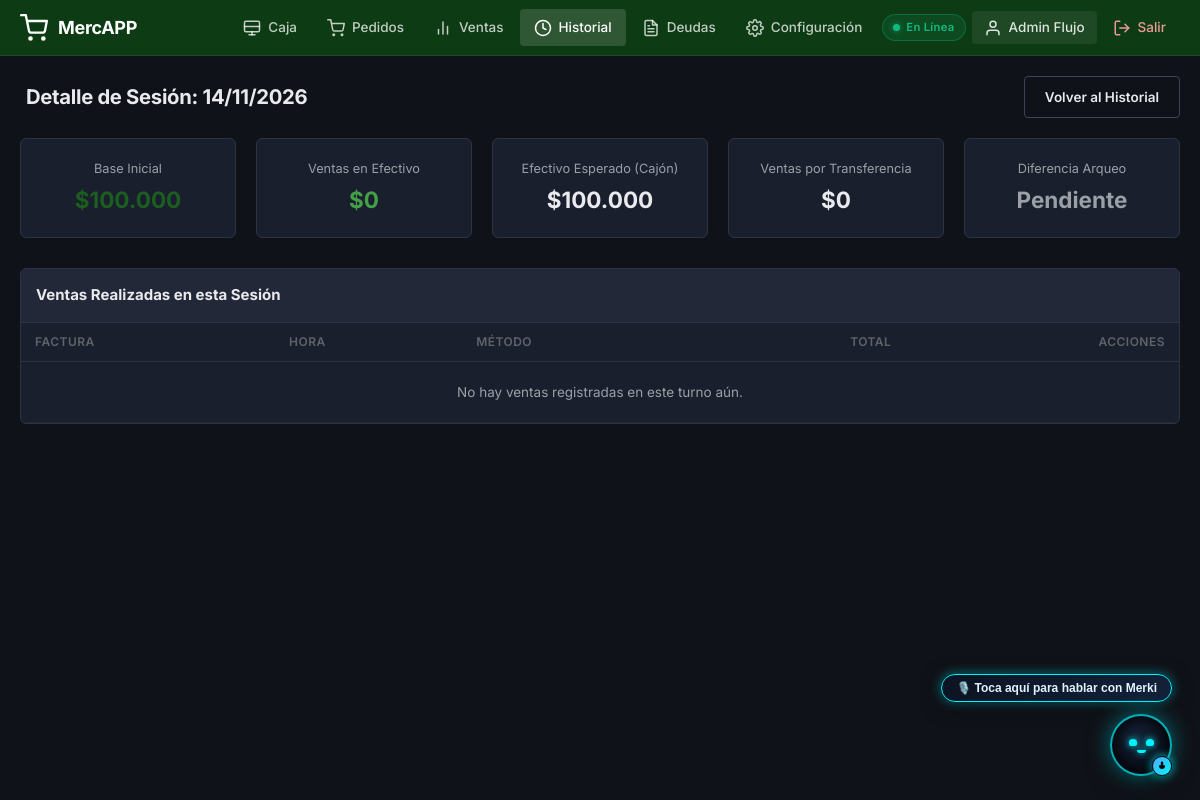
Page /session/1 (signed in) on the committed database.
### models/user.py (models this page shows, shortened)
class User(UserMixin, db.Model):
    __tablename__ = 'usuario'
    id = db.Column(db.Integer, primary_key=True)
    store_id = db.Column(db.Integer, db.ForeignKey('tienda.id'), nullable=False)
    name = db.Column(db.String(100), nullable=False)
    username = db.Column(db.String(50), nullable=True)
    email = db.Column(db.String(120), unique=True, nullable=False)
    password_hash = db.Column(db.String(255), nullable=False)
    is_admin = db.Column(db.Boolean, default=True)
    is_active_cashier = db.Column(db.Boolean, default=True)
    status = db.Column(db.String(20), default='ACTIVO')
    failed_attempts = db.Column(db.Integer, default=0)
    locked_until = db.Column(db.DateTime, nullable=True)
    last_login = db.Column(db.DateTime, nullable=True)
    created_at = db.Column(db.DateTime, default=datetime.now)

### models/sale.py (models this page shows)
class CashSession(db.Model):
    __tablename__ = 'sesion_caja'
    id = db.Column(db.Integer, primary_key=True)
    store_id = db.Column(db.Integer, db.ForeignKey('tienda.id'), nullable=False, index=True)
    user_id = db.Column(db.Integer, db.ForeignKey('usuario.id'), nullable=False)
    opened_at = db.Column(db.DateTime, default=datetime.now)
    closed_at = db.Column(db.DateTime, nullable=True)
    base_amount = db.Column(db.Integer, nullable=False, default=0)
    cash_sales = db.Column(db.Integer, default=0)
    card_sales = db.Column(db.Integer, default=0)
    transfer_sales = db.Column(db.Integer, default=0)
    expected_cash = db.Column(db.Integer, default=0)
    actual_cash = db.Column(db.Integer, nullable=True)
    status = db.Column(db.String(20), default='abierta')  # abierta, cerrada
    sales = db.relationship('Sale', backref='session', lazy=True)

### app.py (the view)
@app.route('/session/<int:session_id>')
@login_required
@admin_only
def session_detail(session_id):
    session_obj = db.session.get(CashSession, session_id)
    if not session_obj or session_obj.store_id != current_user.store_id:
        flash('Sesión no encontrada.', 'error')
        return redirect(url_for('session_history'))
    sales = Sale.query.filter_by(cash_session_id=session_id).order_by(Sale.sale_date.desc()).all()
    completed_sales = [s for s in sales if s.status == 'completada']
    cash_total = sum(
        (s.amount_cash if s.payment_method == 'mixto' and s.amount_cash else s.total)
        for s in completed_sales if s.payment_method in ('efectivo', 'mixto')
    )
    transfer_total = sum(
        (s.amount_transfer if s.payment_method == 'mixto' and s.amount_transfer else s.total)
        for s in completed_sales if s.payment_method in ('transferencia', 'mixto')
    )
    card_total = sum(
        (s.amount_card if s.payment_method == 'mixto' and s.amount_card else s.total)
        for s in completed_sales if s.payment_method in ('tarjeta', 'mixto')
    )
    expected_cash = (session_obj.base_amount or 0) + cash_total
    return render_template('caja_detalle.html', session_obj=session_obj, session=session_obj, sales=sales,
                           cash_total=cash_total, transfer_total=transfer_total,
                           card_total=card_total, expected_cash_live=expected_cash)

### templates/caja_detalle.html (shortened to what this page needs)
{% extends "base.html" %}
{% block content %}
<div class="page-container">
 <div class="page-header" style="display: flex; justify-content: space-between; align-items: center; margin-bottom: 20px;">
 <h1 class="page-title">
  Detalle de Sesión: {{ session_obj.opened_at.strftime('%d/%m/%Y') }}
 </h1>
 <a href="{{ url_for('session_history') }}" class="btn btn-outline"> Volver al Historial</a>
 </div>
 <div style="display: grid; grid-template-columns: repeat(auto-fit, minmax(200px, 1fr)); gap: 20px; margin-bottom: 30px;">
 <div class="card" style="text-align: center;">
 <div style="font-size: 0.85rem; color: var(--text-secondary); margin-bottom: 5px;">Base Inicial</div>
 <div style="font-size: 1.5rem; font-weight: 700; color: var(--primary);">{{ session_obj.base_amount | cop }}</div>
 </div>
 <div class="card" style="text-align: center;">
 <div style="font-size: 0.85rem; color: var(--text-secondary); margin-bottom: 5px;">Ventas en Efectivo</div>
 <div style="font-size: 1.5rem; font-weight: 700; color: var(--success);">{{ cash_total | cop }}</div>
 </div>
 <div class="card" style="text-align: center;">
 <div style="font-size: 0.85rem; color: var(--text-secondary); margin-bottom: 5px;">Efectivo Esperado (Cajón)</div>
 <div style="font-size: 1.5rem; font-weight: 700; color: var(--blue-dark);">{{ expected_cash_live | cop }}</div>
 </div>
 <div class="card" style="text-align: center;">
 <div style="font-size: 0.85rem; color: var(--text-secondary); margin-bottom: 5px;">Ventas por Transferencia</div>
 <div style="font-size: 1.5rem; font-weight: 700; color: var(--purple);">{{ transfer_total | cop }}</div>
 </div>
 <div class="card" style="text-align: center;">
 <div style="font-size: 0.85rem; color: var(--text-secondary); margin-bottom: 5px;">Diferencia Arqueo</div>
 {% if session_obj.status == 'cerrada' %}
 {% set diff = session_obj.actual_cash - session_obj.expected_cash %}
 {% if diff > 0 %}
 <div style="font-size: 1.5rem; font-weight: 700; color: #e67e22;">+ {{ diff | cop }}</div>
 {% elif diff < 0 %}
 <div style="font-size: 1.5rem; font-weight: 700; color: var(--danger);">- {{ (diff | abs) | cop }}</div>
 {% else %}
 <div style="font-size: 1.5rem; font-weight: 700; color: var(--success);">$0</div>
 {% endif %}
 {% else %}
 <div style="font-size: 1.5rem; font-weight: 700; color: var(--text-secondary);">Pendiente</div>
 {% endif %}
 </div>
 </div>
 <div class="card" style="padding: 0; overflow: hidden;">
 <div style="padding: 15px; border-bottom: 1px solid var(--border); font-weight: bold; background: var(--bg-card-hover);">
 Ventas Realizadas en esta Sesión
 </div>
 <table class="data-table">
 <thead>
 <tr>
 <th>Factura</th>
 <th>Hora</th>
 <th>Método</th>
 <th style="text-align: right;">Total</th>
 <th style="text-align: right;">Acciones</th>
 </tr>
 </thead>
 <tbody>
 {% for sale in sales %}
 <tr>
 <td><strong>{{ sale.receipt_number }}</strong></td>
 <td>{{ sale.sale_date.strftime('%H:%M:%S') }}</td>
 <td>
 {% if sale.payment_method == 'efectivo' %} Efectivo
 {% elif sale.payment_method == 'tarjeta' %} Tarjeta {% if sale.payment_ref %}({{ sale.payment_ref }}){% endif %}
 {% elif sale.payment_method == 'fiado' %} Fiado
 {% else %} Transferencia {% if sale.payment_ref %}({{ sale.payment_ref }}){% endif %}{% endif %}
 </td>
 <td style="text-align: right; font-weight: 700;">{{ sale.total | cop }}</td>
 <td style="text-align: right;">
 <a href="{{ url_for('sale_detail', sale_id=sale.id) }}" class="btn btn-outline btn-sm">Ver Ticket</a>
 </td>
 </tr>
 {% else %}
 <tr>
 <td colspan="5" style="text-align: center; padding: 20px; color: var(--text-secondary);">
 No hay ventas registradas en este turno aún.
 </td>
 </tr>
 {% endfor %}
 </tbody>
 </table>
 </div>
</div>
{% endblock %}

### templates/base.html (shortened to what this page needs)
<!DOCTYPE html>
<html lang="es">
<head>
    <link rel="stylesheet" href="{{ url_for('static', filename='styles.css') }}">
    {% if current_user and current_user.is_authenticated and not (current_user.get_id() and (current_user.get_id().startswith('supplier_') or current_user.get_id().startswith('customer_'))) %}
    <link rel="stylesheet" href="{{ url_for('static', filename='css/merki.css') }}?v=4.0">
    {% endif %}
</head>
<body>
    {% if current_user.is_authenticated and not (current_user.get_id() and (current_user.get_id().startswith('supplier_') or current_user.get_id().startswith('customer_'))) %}
    <nav class="navbar">
        <a href="{{ url_for('pos') }}" class="navbar-brand">
            <svg class="brand-svg" width="28" height="28" viewBox="0 0 24 24" fill="none" stroke="currentColor" stroke-width="2" stroke-linecap="round" stroke-linejoin="round"><circle cx="9" cy="21" r="1"/><circle cx="20" cy="21" r="1"/><path d="M1 1h4l2.68 13.39a2 2 0 0 0 2 1.61h9.72a2 2 0 0 0 2-1.61L23 6H6"/></svg>
            <span>MercAPP</span>
        </a>
        <ul class="navbar-nav" id="navbarNav">
            <li>
                <a href="{{ url_for('pos') }}" class="nav-link {% if request.endpoint == 'pos' %}active{% endif %}">
                    <svg class="nav-svg" viewBox="0 0 24 24" fill="none" stroke="currentColor" stroke-width="2" stroke-linecap="round" stroke-linejoin="round"><rect x="2" y="3" width="20" height="14" rx="2"/><path d="M2 10h20"/><path d="M12 17v4"/><path d="M8 21h8"/></svg>
                    <span class="nav-text">Caja</span>
                </a>
            </li>
            <li>
                <a href="{{ url_for('orders') }}"
                    class="nav-link {% if request.endpoint in ['orders', 'order_detail'] %}active{% endif %}">
                    <svg class="nav-svg" viewBox="0 0 24 24" fill="none" stroke="currentColor" stroke-width="2" stroke-linecap="round" stroke-linejoin="round"><circle cx="9" cy="21" r="1"/><circle cx="20" cy="21" r="1"/><path d="M1 1h4l2.68 13.39a2 2 0 0 0 2 1.61h9.72a2 2 0 0 0 2-1.61L23 6H6"/></svg>
                    <span class="nav-text">Pedidos</span>
                </a>
            </li>
            {% if cashier_mode %}
            <li>
                <a href="{{ url_for('settings_hardware') }}"
                    class="nav-link {% if request.endpoint == 'settings_hardware' %}active{% endif %}">
                    <svg class="nav-svg" viewBox="0 0 24 24" fill="none" stroke="currentColor" stroke-width="2" stroke-linecap="round" stroke-linejoin="round"><path d="M12 19V5"/><path d="M5 12l7-7 7 7"/></svg>
                    <span class="nav-text">Hardware</span>
                </a>
            </li>
            {% else %}
            <li>
                <a href="{{ url_for('sales_history') }}"
                    class="nav-link {% if request.endpoint in ['sales_history', 'sale_detail'] %}active{% endif %}">
                    <svg class="nav-svg" viewBox="0 0 24 24" fill="none" stroke="currentColor" stroke-width="2" stroke-linecap="round" stroke-linejoin="round"><line x1="18" y1="20" x2="18" y2="10"/><line x1="12" y1="20" x2="12" y2="4"/><line x1="6" y1="20" x2="6" y2="14"/></svg>
                    <span class="nav-text">Ventas</span>
                </a>
            </li>
            <li>
                <a href="{{ url_for('session_history') }}"
                    class="nav-link {% if request.endpoint in ['session_history', 'session_detail'] %}active{% endif %}">
                    <svg class="nav-svg" viewBox="0 0 24 24" fill="none" stroke="currentColor" stroke-width="2" stroke-linecap="round" stroke-linejoin="round"><circle cx="12" cy="12" r="10"/><polyline points="12 6 12 12 16 14"/></svg>
                    <span class="nav-text">Historial</span>
                </a>
            </li>
            <li>
                <a href="{{ url_for('debts') }}"
                    class="nav-link {% if request.endpoint in ['debts', 'debt_client_pos', 'debt_new_client'] %}active{% endif %}">
                    <span class="nav-text">Deudas</span>
                </a>
            </li>
            {% if current_user.is_admin %}
            <li>
                <a href="{{ url_for('settings') }}"
                    class="nav-link ">
                    <span class="nav-text">Configuración</span>
                </a>
            </li>
            {% endif %}
            {% endif %}
            <li class="network-status-item">
                <div id="networkStatusBadge" class="network-status-badge online" title="Base local activa. Conexión a internet disponible.">
                    <span class="status-indicator-dot"></span>
                    <span class="status-indicator-text" id="networkStatusText">En Línea</span>
                </div>
            </li>
            <li>
                <span class="nav-user" title="{{ active_cashier_name if cashier_mode else current_user.name }}">
                    <svg class="nav-svg" viewBox="0 0 24 24" fill="none" stroke="currentColor" stroke-width="2" stroke-linecap="round" stroke-linejoin="round"><path d="M20 21v-2a4 4 0 0 0-4-4H8a4 4 0 0 0-4 4v2"/><circle cx="12" cy="7" r="4"/></svg>
                    <span class="nav-text">{{ active_cashier_name if cashier_mode else current_user.name }}</span>
                </span>
            </li>
            {% if cashier_mode %}
            <li>
                <a href="#" onclick="deactivateCashierMode(); return false;" class="nav-link logout-btn">
                    <svg class="nav-svg" viewBox="0 0 24 24" fill="none" stroke="currentColor" stroke-width="2" stroke-linecap="round" stroke-linejoin="round"><rect x="3" y="11" width="18" height="11" rx="2" ry="2"/><path d="M7 11V7a5 5 0 0 1 10 0v4"/></svg>
                    <span class="nav-text">Desactivar</span>
                </a>
            </li>
            {% else %}
            <li>
                <a href="{{ url_for('logout') }}" onclick="confirmAppLogout(event, '{{ url_for('logout') }}')" class="nav-link logout-btn">
                    <svg class="nav-svg" viewBox="0 0 24 24" fill="none" stroke="currentColor" stroke-width="2" stroke-linecap="round" stroke-linejoin="round"><path d="M9 21H5a2 2 0 0 1-2-2V5a2 2 0 0 1 2-2h4"/><polyline points="16 17 21 12 16 7"/><line x1="21" y1="12" x2="9" y2="12"/></svg>
                    <span class="nav-text">Salir</span>
                </a>
            </li>
            {% endif %}
        </ul>
    </nav>
    {% endif %}
    {% block content %}{% endblock %}
</body>
</html>

### rows in the picture
User: name "Admin Flujo"
CashSession: opened_at "14/11/2026", base_amount|cop "$100.000"

### other values in the picture
{{ cash_total | cop }} "$0"
{{ expected_cash_live | cop }} "$100.000"
{{ transfer_total | cop }} "$0"
